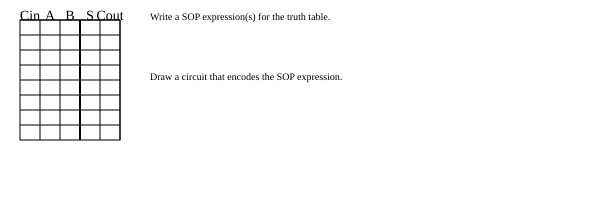

The Python source for this figure:
import svgwrite

def draw_truth_table(dwg,x,y,row_height, col_width, inputs, outputs):
    width = (len(inputs)+len(outputs))*col_width
    height = 2**(len(inputs))*row_height

    dwg.add(dwg.rect(
            insert=(x, y),
            size=(width, height),
            fill="none",
            stroke="black"
    ))

    for i in range(len(inputs)):
        tx = x + i * col_width
        dwg.add(dwg.text(
            f"{inputs[i]}",
            insert=(tx + col_width/2, y),
            text_anchor="middle",
            font_size=14
        ))
        dwg.add(dwg.line(start=(tx+col_width,y),
            end=(tx+col_width,y+height),
            stroke="black",
            stroke_width=2 if i == len(inputs)-1 else 1))
    
    for i in range(len(outputs)):
        tx = x + (i+len(inputs)) * col_width
        dwg.add(dwg.text(
            f"{outputs[i]}",
            insert=(tx + col_width/2, y),
            text_anchor="middle",
            font_size=14
        ))
        dwg.add(dwg.line(start=(tx+col_width,y),
            end=(tx+col_width,y+height),
            stroke="black",
            stroke_width=1))

    for i in range(2**(len(inputs))):
        ty = y + i*row_height
        dwg.add(dwg.line(start=(x,ty),
            end=(x+width,ty),
            stroke="black",
            stroke_width=1))
        

width = 600
height = 200
dwg = svgwrite.Drawing("outputs/lec2/q6.svg", size=(width,height))


draw_truth_table(dwg, 20,20, 15,20, ["Cin","A", "B"], ["S", "Cout"])

dwg.add(dwg.text(
        f"Write a SOP expression(s) for the truth table.",
        insert=(150, 20),
        text_anchor="start",
        font_size=10
    ))

dwg.add(dwg.text(
        f"Draw a circuit that encodes the SOP expression.",
        insert=(150, 80),
        text_anchor="start",
        font_size=10
    ))

dwg.save()